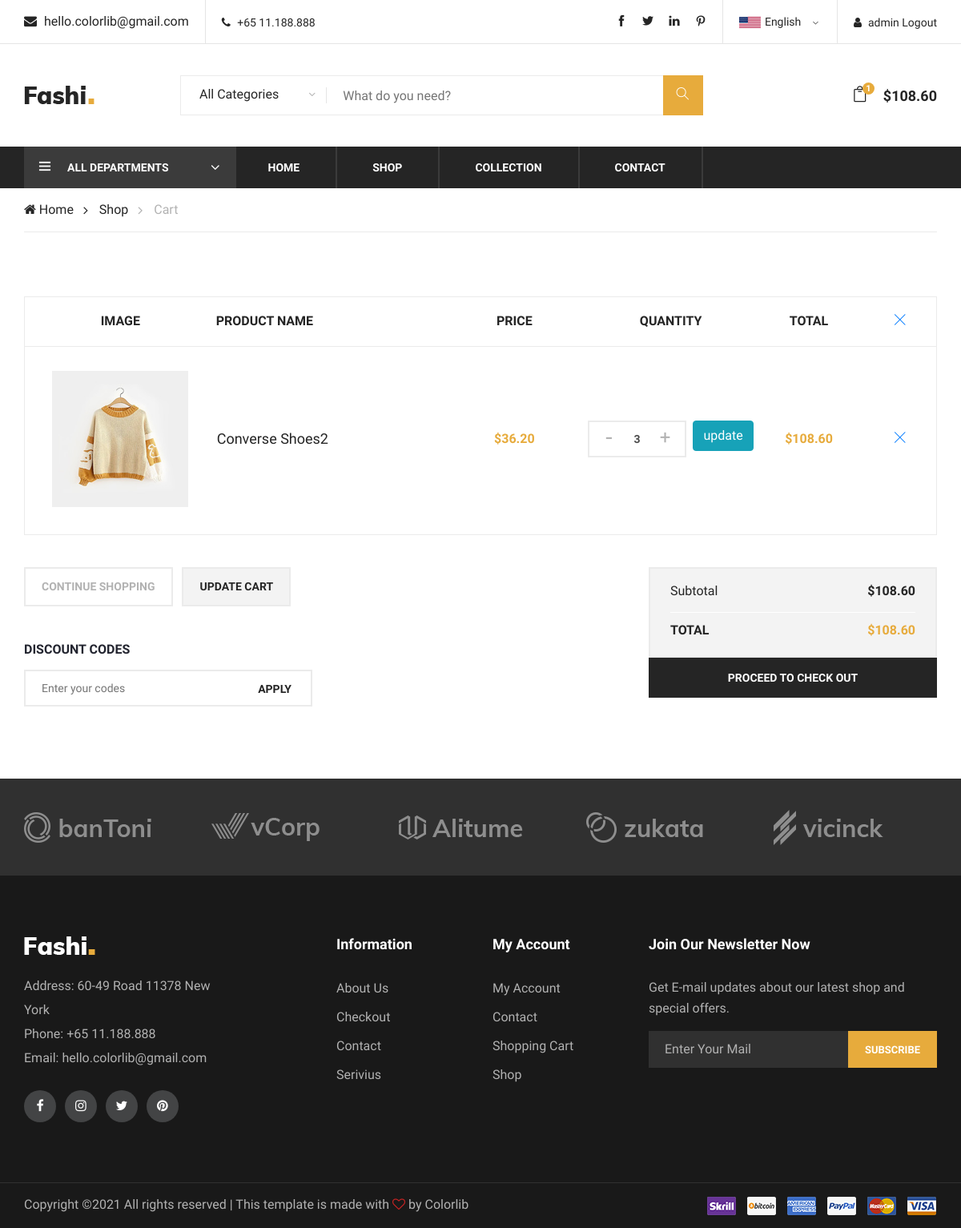
The app's page /cart/ (signed in) with its own data.
### CartApp/models.py (models this page shows, shortened)
class Cart(models.Model):
    owner = models.ForeignKey('Customer', null=True, on_delete=models.CASCADE)
    products = models.ManyToManyField(CartProduct, blank=True, related_name='related_cart')
    total_products = models.PositiveIntegerField(default=0)
    final_price = models.DecimalField(max_digits=9, decimal_places=2, default=0)
    in_order = models.BooleanField(default=False)
    for_anonymous_user = models.BooleanField(default=False)
    def save(self, *args, **kwargs):
        cart_data = self.products.aggregate(models.Sum('final_price'), models.Count('id'))
        if cart_data.get('final_price__sum'):
            self.final_price = round(cart_data['final_price__sum'], 2)
        else:
            self.final_price = 0
        self.total_products = cart_data['id__count']
        super().save(*args, **kwargs)

class CartProduct(models.Model):
    user = models.ForeignKey('Customer', on_delete=models.CASCADE)
    cart = models.ForeignKey('Cart', on_delete=models.CASCADE, related_name='related_products')
    product = models.ForeignKey(Product, on_delete=models.CASCADE)
    color = models.CharField(max_length=50, null=True, blank=True)
    size = models.CharField(max_length=5, null=True, blank=True)
    qty = models.PositiveIntegerField(default=1)
    final_price = models.DecimalField(max_digits=9, decimal_places=2)

### productApp/models.py (models this page shows, shortened)
class Product(models.Model):
    title = models.CharField(max_length=25)
    description = models.TextField()
    availability = models.PositiveIntegerField(blank=True)
    price = models.DecimalField(max_digits=9, decimal_places=2)
    image = models.FileField(blank=True)
    created_at = models.TimeField(auto_now_add=True)
    update = models.TimeField(auto_now=True)
    slug = models.SlugField(unique=True)
    color = models.ManyToManyField(Color)
    size = models.ManyToManyField(Size, blank=True)
    category = models.ForeignKey(Category, on_delete=models.CASCADE)
    departments = models.ForeignKey(Departments, null=True, blank=True, on_delete=models.CASCADE)
    collection = models.ForeignKey(Collection, null=True, blank=True, on_delete=models.CASCADE)
    brand = models.ForeignKey(Brand, null=True, blank=True, on_delete=models.CASCADE)
    tags = models.ManyToManyField(Tag, blank=True)
    class Meta:
        ordering = ["created_at"]

### CartApp/views.py (the view)
# urls.py: path('', CartView.as_view(), name='cart'),
class CartView(CartMixin, View):
    def get(self, request, *args, **kwargs):
        context = {
            'cart': self.cart,
        }
        return render(request, 'CartApp/cart.html', context)

### CartApp/templates/CartApp/cart.html (shortened to what this page needs)
{% extends 'base.html'%}
{% block breadcrumb %}
<a href="{% url 'shop'%}">Shop</a>
<span>Cart</span>
{% endblock%}
{% block content %}
    <section class="shopping-cart spad">
        <div class="container">
            <div class="row">
                <div class="col-lg-12">
                    {% if cart.products.count > 0 %}
                    <div class="cart-table">
                        <table>
                            <thead>
                                <tr>
                                    <th>Image</th>
                                    <th class="p-name">Product Name</th>
                                    <th>Price</th>
                                    <th>Quantity</th>
                                    <th>Total</th>
                                    <th><a href="{% url 'delete-from-cart' slug='all' %}"><i class="ti-close"></i></a></th>
                                </tr>
                            </thead>
                            <tbody>
                            {% for item in cart.products.all %}
                                <tr>
                                    <td class="cart-pic first-row"><img src="{{item.product.image.url}}" width="170" height="170" alt=""></td>
                                    <td class="cart-title first-row">
                                        <h5>{{item.product.title}}</h5>
                                    </td>
                                    <td class="p-price first-row">${{item.product.price}}</td>
                                    <form action="{% url 'update' slug=item.product.slug %}" method="post">
                                        <td class="qua-col first-row">
                                            <div class="quantity">
                                                <div class="pro-qty">
                                                    <input type="text" name="qty" value="{{ item.qty }}">
                                                </div>
                                                <a href=""><button type="submit" class="btn btn-info ml-2">update</button></a>
                                            </div>
                                        </td>
                                    </form>
                                    <td class="total-price first-row">${{item.final_price}}</td>
                                    <td class="close-td first-row"><a href="{% url 'delete-from-cart' slug=item.product.slug %}"> <i class="ti-close"></i> </a></td>
                                </tr>
                            {% endfor %}
                            </tbody>
                        </table>
                    </div>
                    <div class="row">
                        <div class="col-lg-4">
                            <div class="cart-buttons">
                                <a href="#" class="primary-btn continue-shop">Continue shopping</a>
                                <a href="#" class="primary-btn up-cart">Update cart</a>
                            </div>
                            <div class="discount-coupon">
                                <h6>Discount Codes</h6>
                                <form action="#" class="coupon-form">
                                    <input type="text" placeholder="Enter your codes">
                                    <button type="submit" class="site-btn coupon-btn">Apply</button>
                                </form>
                            </div>
                        </div>
                        <div class="col-lg-4 offset-lg-4">
                            <div class="proceed-checkout">
                                <ul>
                                    <li class="subtotal">Subtotal <span>${{ cart.final_price}}</span></li>
                                    <li class="cart-total">Total <span>${{ cart.final_price}}</span></li>
                                </ul>
                                <a href="#" class="proceed-btn">PROCEED TO CHECK OUT</a>
                            </div>
                        </div>
                    </div>
                    {% else %}
                        <h1>YOUR CART IS EMPTY</h1>
                    <br>
                        <h3>Once you add something to your cart, it will appear here. Ready to get started?</h3>
                    <br>
                    <a href="{% url 'home'%}"><button type="button" class="btn btn-dark">Get started</button></a>
                    {% endif %}
                </div>
            </div>
        </div>
    </section>
{% endblock %}

### templates/Base.html (shortened to what this page needs)
<!DOCTYPE html>
{% load static %}
{% load cartTags %}
{% load menu %}
<html lang="zxx">
<head>
    <link rel="stylesheet" href="{% static 'css/bootstrap.min.css' %}" type="text/css">
    <link rel="stylesheet" href="{% static 'css/font-awesome.min.css' %}" type="text/css">
    <link rel="stylesheet" href="{% static 'css/themify-icons.css' %}" type="text/css">
    <link rel="stylesheet" href="{% static 'css/elegant-icons.css' %}" type="text/css">
    <link rel="stylesheet" href="{% static 'css/owl.carousel.min.css' %}" type="text/css">
    <link rel="stylesheet" href="{% static 'css/nice-select.css' %}" type="text/css">
    <link rel="stylesheet" href="{% static 'css/jquery-ui.min.css' %}" type="text/css">
    <link rel="stylesheet" href="{% static 'css/slicknav.min.css' %}" type="text/css">
    <link rel="stylesheet" href="{% static 'css/style.css' %}" type="text/css">
</head>
<body>
    <header class="header-section">
        <div class="header-top">
            <div class="container">
                <div class="ht-left">
                    <div class="mail-service">
                        <i class=" fa fa-envelope"></i>
                        hello.colorlib@gmail.com
                    </div>
                    <div class="phone-service">
                        <i class=" fa fa-phone"></i>
                        +65 11.188.888
                    </div>
                </div>
                <div class="ht-right">
                    {% if request.user.is_authenticated %}
                        <a href="{% url 'logout'%}" class="login-panel"><i class="fa fa-user"></i>{{user.username}}  Logout</a>
                    {% else %}
                        <a href="{% url 'login'%}" class="login-panel"><i class="fa fa-user"></i>Login</a>
                    {% endif %}
                    <div class="lan-selector">
                    </div>
                    <div class="top-social">
                        <a href="#"><i class="ti-facebook"></i></a>
                        <a href="#"><i class="ti-twitter-alt"></i></a>
                        <a href="#"><i class="ti-linkedin"></i></a>
                        <a href="#"><i class="ti-pinterest"></i></a>
                    </div>
                </div>
            </div>
        </div>
        <div class="container">
            <div class="inner-header">
                <div class="row">
                    <div class="col-lg-2 col-md-2">
                        <div class="logo">
                            <a href="{% url 'home' %}">
                                <img src="{% static 'img/logo.png'%}">
                            </a>
                        </div>
                    </div>
                    <div class="col-lg-7 col-md-7">
                        <div class="advanced-search">
                            <button type="button" class="category-btn">All Categories</button>
                            <form action="{% url 'search'%}" method="" class="input-group">
                                <input type="text" name="s" placeholder="What do you need?">
                                <button type="submit"><i class="ti-search"></i></button>
                            </form>
                        </div>
                    </div>
                    {% cart_menu request %}
                </div>
            </div>
        </div>
        {% show_menu %}
    </header>
    <div class="breacrumb-section">
        <div class="container">
            <div class="row">
                <div class="col-lg-12">
                    <div class="breadcrumb-text product-more">
                        <a href="{% url 'home'%}"><i class="fa fa-home"></i> Home</a>
                        {% block breadcrumb %}{% endblock%}
                    </div>
                </div>
            </div>
        </div>
    </div>
   {% block content %}{% endblock%}
    <div class="partner-logo">
        <div class="container">
            <div class="logo-carousel owl-carousel">
                <div class="logo-item">
                    <div class="tablecell-inner">
                        <img src="{% static 'img/logo-carousel/logo-1.png' %}" alt="">
                    </div>
                </div>
                <div class="logo-item">
                    <div class="tablecell-inner">
                        <img src="{% static 'img/logo-carousel/logo-2.png' %}" alt="">
                    </div>
                </div>
                <div class="logo-item">
                    <div class="tablecell-inner">
                        <img src="{% static 'img/logo-carousel/logo-3.png' %}" alt="">
                    </div>
                </div>
                <div class="logo-item">
                    <div class="tablecell-inner">
                        <img src="{% static 'img/logo-carousel/logo-4.png' %}" alt="">
                    </div>
                </div>
                <div class="logo-item">
                    <div class="tablecell-inner">
                        <img src="{% static 'img/logo-carousel/logo-5.png' %}" alt="">
                    </div>
                </div>
            </div>
        </div>
    </div>
    <footer class="footer-section">
        <div class="container">
            <div class="row">
                <div class="col-lg-3">
                    <div class="footer-left">
                        <div class="footer-logo">
                            <a href="/"><img src="{% static 'img/footer-logo.png' %}" alt=""></a>
                        </div>
                        <ul>
                            <li>Address: 60-49 Road 11378 New York</li>
                            <li>Phone: +65 11.188.888</li>
                            <li>Email: hello.colorlib@gmail.com</li>
                        </ul>
                        <div class="footer-social">
                            <a href="#"><i class="fa fa-facebook"></i></a>
                            <a href="#"><i class="fa fa-instagram"></i></a>
                            <a href="#"><i class="fa fa-twitter"></i></a>
                            <a href="#"><i class="fa fa-pinterest"></i></a>
                        </div>
                    </div>
                </div>
                <div class="col-lg-2 offset-lg-1">
                    <div class="footer-widget">
                        <h5>Information</h5>
                        <ul>
                            <li><a href="#">About Us</a></li>
                            <li><a href="#">Checkout</a></li>
                            <li><a href="#">Contact</a></li>
                            <li><a href="#">Serivius</a></li>
                        </ul>
                    </div>
                </div>
                <div class="col-lg-2">
                    <div class="footer-widget">
                        <h5>My Account</h5>
                        <ul>
                            <li><a href="#">My Account</a></li>
                            <li><a href="#">Contact</a></li>
                            <li><a href="#">Shopping Cart</a></li>
                            <li><a href="#">Shop</a></li>
                        </ul>
                    </div>
                </div>
                <div class="col-lg-4">
                    <div class="newslatter-item">
                        <h5>Join Our Newsletter Now</h5>
                        <p>Get E-mail updates about our latest shop and special offers.</p>
                        <form action="#" class="subscribe-form">
                            <input type="text" placeholder="Enter Your Mail">
                            <button type="button">Subscribe</button>
                        </form>
                    </div>
                </div>
            </div>
        </div>
        <div class="copyright-reserved">
            <div class="container">
                <div class="row">
                    <div class="col-lg-12">
                        <div class="copyright-text">
Copyright &copy;<script>document.write(new Date().getFullYear());</script> All rights reserved | This template is made with <i class="fa fa-heart-o" aria-hidden="true"></i> by <a href="https://colorlib.com" target="_blank">Colorlib</a>
                        </div>
                        <div class="payment-pic">
                            <img src="{% static 'img/payment-method.png' %}" alt="">
                        </div>
                    </div>
                </div>
            </div>
        </div>
    </footer>
</body>
</html>

### BaseApp/templates/BaseApp/cartTag.html (shortened to what this page needs)
<div class="col-lg-3 text-right col-md-3">
    <ul class="nav-right">
        <li class="cart-icon"><a href="{% url 'cart'%}">
                <i class="icon_bag_alt"></i>
                <span>{{ cart.total_products }}</span>
            </a>
        </li>
        {% if cart.final_price != 0 %}
        <li class="cart-price">${{ cart.final_price }}</li>
        {% else %}
        <li class="cart-price">$0</li>
        {% endif %}
    </ul>
</div>

### records on screen
Cart: total_products "1", final_price "108.60"
CartProduct: product.image (picture), product "Converse Shoes2", product.price "36.20", qty "3", final_price "108.60"

### other values on screen
{{ user.username }} "admin"
